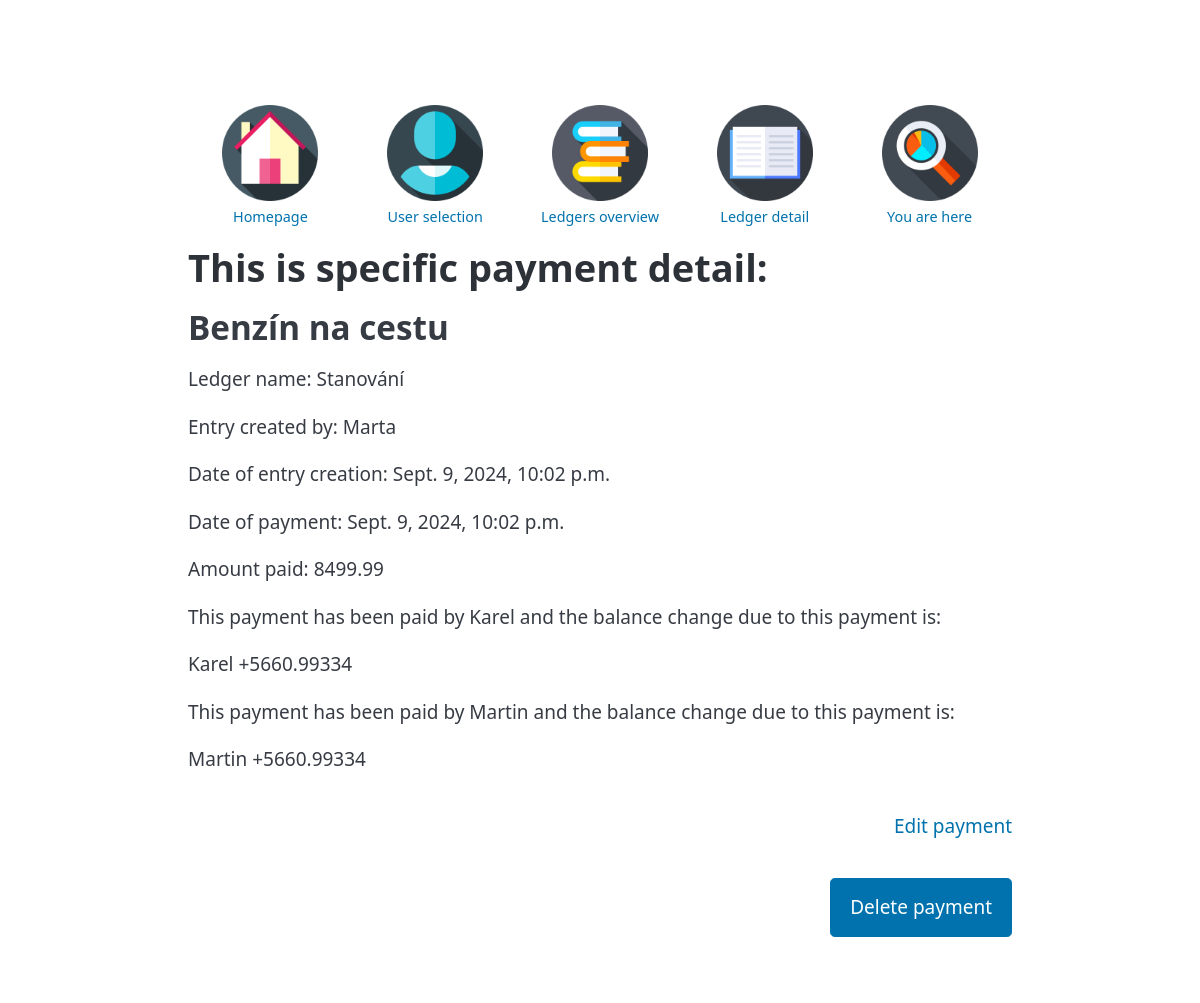
The app's page /payment_detail/1/2/3/, older data.
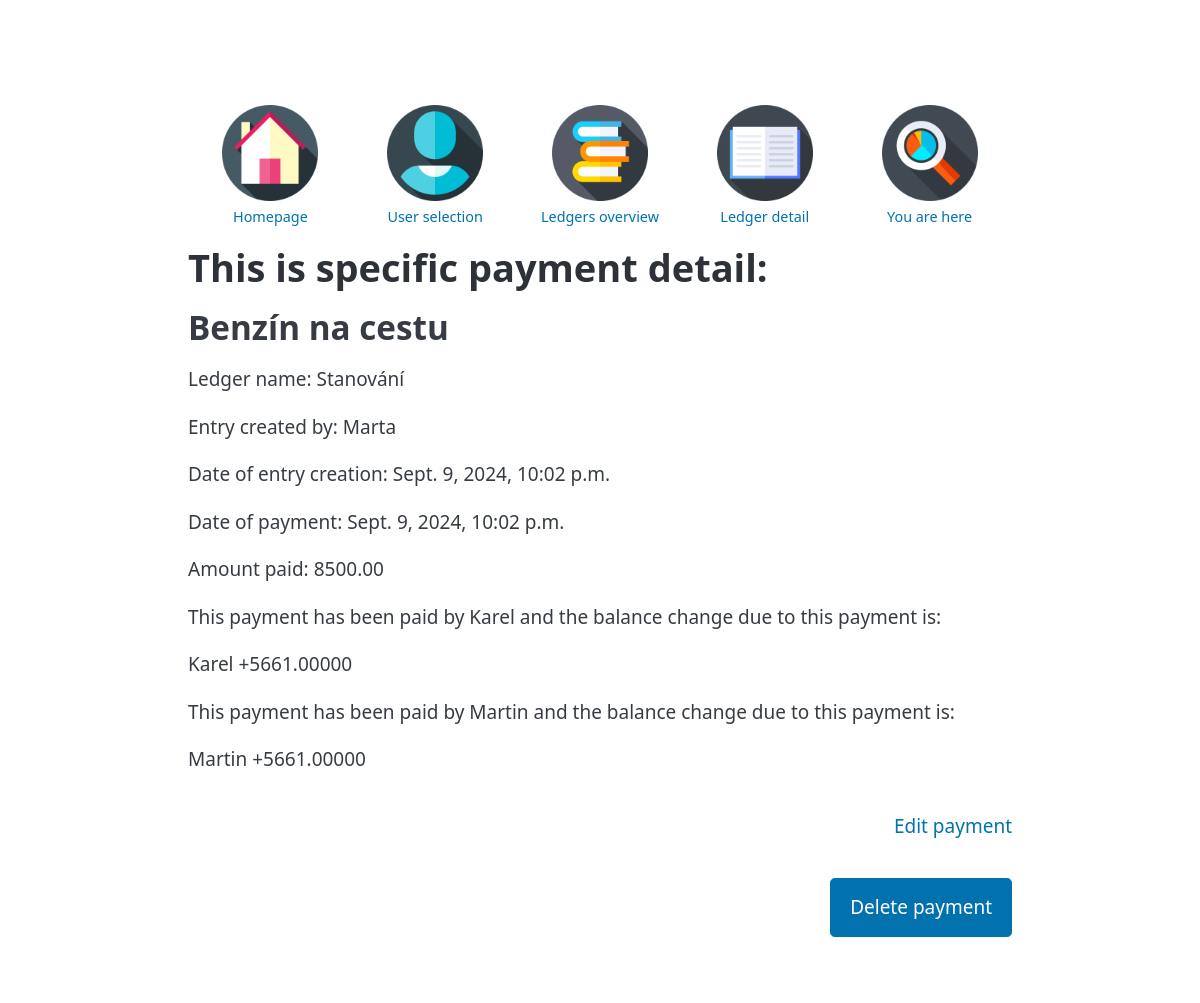
The same page, newer data.
### Bill_2_split/models.py (models this page shows, shortened)
class AbstractBase(models.Model):
    name = models.CharField(max_length=100)
    slug = models.SlugField(max_length=100, blank=True)
    desc = models.CharField(max_length=2000, blank=True)
    class Meta:
        abstract = True

class Payment(AbstractBase):
    user = models.ForeignKey(User, on_delete=models.PROTECT)
    ledger = models.ForeignKey(Ledger, on_delete=models.PROTECT)
    entry_time = models.DateTimeField(default=datetime.now)
    cost = models.DecimalField(max_digits=10, decimal_places=2)
    payment_time = models.DateTimeField(default=datetime.now)

class Relation(models.Model):
    user = models.ForeignKey(User, on_delete=models.PROTECT)
    payment = models.ForeignKey(Payment, on_delete=models.PROTECT)
    relation = models.DecimalField(max_digits=10, decimal_places=3)

class Ledger(AbstractBase):
    user = models.ForeignKey(User, on_delete=models.PROTECT)

class User(AbstractBase):
    email = models.CharField(max_length=50, blank=True)
    password = models.CharField(max_length=50, blank=True)

### Bill_2_split/views.py (the view)
class PaymentDetailView(generic.DetailView):
    model = Payment
    template_name = 'Bill_2_split/payment_detail.html'
    title = 'Payment detail'
    def get_object(self):
        payment_pk = self.kwargs.get('payment_pk')
        return Payment.objects.get(pk=payment_pk)
    def get_context_data(self, **kwargs):
        context = super().get_context_data(**kwargs)
        payment = self.get_object()
        user_id = self.kwargs.get('user_pk')
        user = User.objects.get(pk=user_id)
        ledger_id = self.kwargs.get('ledger_pk')
        ledger = Ledger.objects.get(pk=ledger_id)
        relations = Relation.objects.filter(payment=payment)
        balance_change = calculate_relation_costs(relations, payment.cost)
        context['ledger'] = ledger
        context['user'] = user
        context['payment'] = payment
        context['relations'] = relations
        context['balance_change'] = balance_change
        return context

### Bill_2_split/functions.py (called while the page is built)
def get_relation_value(obj):
    return obj.relation

def calculate_relation_costs(relations, cost):
    sorted_relations = sorted(relations, key=get_relation_value, reverse=True)
    relation_costs = [(relation, relation.relation * cost) for relation in sorted_relations]
    return relation_costs

### Bill_2_split/templates/Bill_2_split/payment_detail.html (shortened to what this page needs)
{% extends 'Bill_2_split/_base.html' %}
{% block Bill_2_split_content %}
{% load static %}
<nav id="horni-nav">
    <ul>
    <li><a href="{% url 'Bill_2_split:IndexView' %}">
            <img src="{% static 'Bill_2_split/icons/home_page.png' %}"><span>Homepage</span></a></li>
    <li><a href="{% url 'Bill_2_split:UserView' %}">
            <img src="{% static 'Bill_2_split/icons/user.png' %}"><span>User selection</span></a></li>
    <li><a href="{% url 'Bill_2_split:ListOfLedgersView' user.pk %}">
            <img src="{% static 'Bill_2_split/icons/ledgers.png' %}"><span>Ledgers overview</span></a></li>
    <li><a href="{% url 'Bill_2_split:LedgerDetailView' ledger.pk user.pk %}">
            <img src="{% static 'Bill_2_split/icons/ledger.png' %}"><span>Ledger detail</span></a></li>
    <li><a href="#">
            <img src="{% static 'Bill_2_split/icons/glass.png' %}"><span>You are here</span></a></li>
    </ul>
</nav>
<h1>
    This is specific payment detail:
</h1>
<h2>{{ payment.name }}</h2>
<p>Ledger name: {{ payment.ledger.name }}</p>
<p>Entry created by: {{ payment.user.name }}</p>
<p>Date of entry creation: {{ payment.entry_time }}</p>
<p>Date of payment: {{ payment.payment_time }}</p>
<p>Amount paid: {{ payment.cost }}</p>
    {% for relation, balance_change in balance_change %}
        {% if relation.relation > 0 %}
                <p> This payment has been paid by {{ relation.user.name }} and the balance change due to this payment is: </p>
                <p> {{ relation.user.name }} +{{ balance_change }} </p>
        {% endif %}
    {% endfor %}
<nav>
    <ul>
        <li>
            <a href="{% url 'Bill_2_split:PaymentEditView' payment_pk=payment.pk ledger_pk=ledger.pk user_pk=user.pk %}"> Edit payment</a>
        </li>
    </ul>
</nav>
<nav>
    <ul>
        <li>
            <form method="post" action="{% url 'Bill_2_split:PaymentDeleteView' payment_pk=payment.pk ledger_pk=ledger.pk user_pk=user.pk %}">
                <button type="submit">Delete payment</button>
            </form>
        </li>
    </ul>
</nav>
{% endblock %}

Row changes from the older to the newer data that the page shows:
changed Payment "Benzín na cestu": cost "8499.99" → "8500.00"
computed for Relation "Karel": balance_change "5660.99334" → "5661.00000"
computed for Relation "Martin": balance_change "5660.99334" → "5661.00000"
